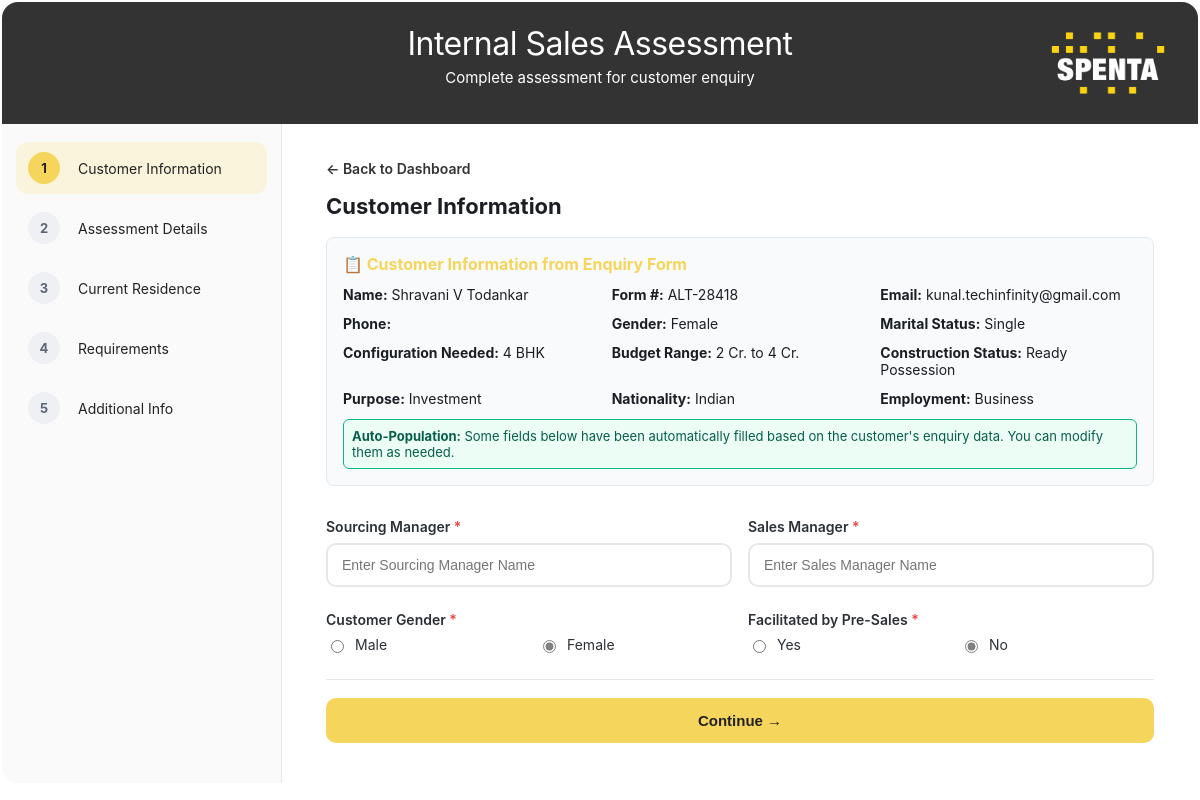
/customer/34/assessment/ (signed in), run on the app's committed database.
### customer_enquiry/models.py (models this page shows, shortened)
class Customer(models.Model):
    NATIONALITY_CHOICES = [
        ('indian', 'Indian'),
        ('nri', 'NRI'),
        ('pio', 'PIO'),
        ('oci', 'OCI'),
    ]
    EMPLOYMENT_CHOICES = [
        ('salaried', 'Salaried'),
        ('business', 'Business'),
        ('professional', 'Professional'),
        ('retired', 'Retired'),
        ('homemaker', 'Homemaker'),
        ('other', 'Other'),  # NEW OPTION ADDED
    ]
    SEX_CHOICES = [
        ('male', 'Male'),
        ('female', 'Female'),
        ('other', 'Other'),
    ]
    MARITAL_STATUS_CHOICES = [
        ('single', 'Single'),
        ('married', 'Married'),
        ('divorced', 'Divorced'),
        ('widowed', 'Widowed'),
        ('other', 'Other'),
    ]
    CONFIGURATION_CHOICES = [
        ('1bhk', '1 BHK'),
        ('1.5bhk', '1.5 BHK'),
        ('2bhk', '2 BHK'),
        ('2.5bhk', '2.5 BHK'),
        ('3bhk', '3 BHK'),
        ('3.5bhk', '3.5 BHK'),
        ('4bhk', '4 BHK'),
        ('duplex', 'Duplex'),
        ('other_config', 'Other'),
    ]
    BUDGET_CHOICES = [
        ('less_than_1cr', 'Less than 1 Cr.'),
        ('1cr_to_2cr', '1 Cr. to 2 Cr.'),
        ('2cr_to_4cr', '2 Cr. to 4 Cr.'),
        ('4cr_to_6cr', '4 Cr. to 6 Cr.'),
        ('more_than_6cr', 'More than 6 Cr.'),
    ]
    CONSTRUCTION_STATUS_CHOICES = [
        ('under_construction', 'Under Construction (>1 yr)'),
        ('near_completion', 'Near Completion (<1 yr)'),
        ('ready_possession', 'Ready Possession'),
    ]
    PURPOSE_CHOICES = [
        ('personal_use', 'Personal Use'),
        ('investment', 'Investment'),
        ('second_home', 'Second Home'),
        ('gift', 'Gift'),
    ]
    form_number = models.CharField(
        max_length=20,
        unique=True,
        help_text="Auto-generated form number"
    )
    form_date = models.DateField(default=timezone.now)
    first_name = models.CharField(max_length=100)
    middle_name = models.CharField(max_length=100, blank=True)
    last_name = models.CharField(max_length=100)
    email = models.EmailField(validators=[EmailValidator()])
    phone_number = models.CharField(
        max_length=10,
        validators=[RegexValidator(
            regex=r'^\d{10}$',
            message='Phone number must be 10 digits'
        )],
        blank=True,
        null=True,
        help_text="10-digit phone number"
    )
    sex = models.CharField(
        max_length=10,
        choices=SEX_CHOICES,
        blank=True,
        help_text="Gender/Sex of the customer"
    )
    marital_status = models.CharField(
        max_length=15,
        choices=MARITAL_STATUS_CHOICES,
        blank=True,
        help_text="Marital status of the customer"
    )
    date_of_birth = models.DateField(blank=True, null=True)
    residential_address = models.TextField(blank=True)
    city = models.CharField(max_length=100)
    locality = models.CharField(max_length=100)
    pincode = models.CharField(
        max_length=6,
        validators=[RegexValidator(
            regex=r'^\d{6}$',
            message='Pincode must be 6 digits'
        )]
    )
    nationality = models.CharField(
        max_length=10,
        choices=NATIONALITY_CHOICES
    )
    employment_type = models.CharField(
        max_length=15,
        choices=EMPLOYMENT_CHOICES
    )
    company_name = models.CharField(max_length=200, blank=True)
    designation = models.CharField(max_length=100, blank=True)
    industry = models.CharField(max_length=100, blank=True)
    configuration = models.CharField(
        max_length=15,  # Increased length to accommodate new options
        choices=CONFIGURATION_CHOICES
    )
    budget = models.CharField(
        max_length=20,  # Increased length for new budget ranges
        choices=BUDGET_CHOICES
    )
    construction_status = models.CharField(
        max_length=20,
        choices=CONSTRUCTION_STATUS_CHOICES
    )
    purpose_of_buying = models.CharField(
        max_length=15,
        choices=PURPOSE_CHOICES
    )
    source_details = models.TextField(
        blank=True,
        help_text="Additional details for Newspaper Ad, Social Media, Exhibition, or Property Portal"
    )
    created_at = models.DateTimeField(auto_now_add=True)
    updated_at = models.DateTimeField(auto_now=True)
    class Meta:
        db_table = 'customers'
        ordering = ['-created_at']
        verbose_name = 'Customer'
        verbose_name_plural = 'Customers'
    def get_full_name(self):
        if self.middle_name:
            return f"{self.first_name} {self.middle_name} {self.last_name}"
        return f"{self.first_name} {self.last_name}"

### customer_enquiry/views.py (the view, shortened to what this page needs)
# urls.py: path('customer/<int:customer_id>/assessment/', views.internal_sales_assessment, name='internal_sales_assessment'),
@login_required
def internal_sales_assessment(request, customer_id):
    customer = get_object_or_404(Customer, pk=customer_id)
    try:
        assessment = customer.sales_assessment
    except InternalSalesAssessment.DoesNotExist:
        assessment = None
    if not assessment:
        assessment = InternalSalesAssessment()
        assessment.customer = customer
        print(f"Auto-populating assessment for customer: {customer.get_full_name()}")
        if customer.sex:
            if customer.sex == 'male':
                assessment.customer_gender = 'male'
            elif customer.sex == 'female':
                assessment.customer_gender = 'female'
            else:
                assessment.customer_gender = 'family'  # Default for other cases
            print(f"Mapped gender: {customer.sex} -> {assessment.customer_gender}")
        if customer.configuration:
            assessment.current_residence_config = customer.configuration
            print(f"Mapped configuration: {customer.configuration}")
        area_description = []
        if customer.configuration:
            area_description.append(f"Looking for {customer.get_configuration_display()}")
        if customer.budget:
            area_description.append(f"Budget: {customer.get_budget_display()}")
        if customer.construction_status:
            area_description.append(f"Status: {customer.get_construction_status_display()}")
        assessment.area_looking = ". ".join(area_description) if area_description else "Customer requirements to be discussed"
        print(f"Generated area_looking: {assessment.area_looking}")
        if customer.nationality == 'indian':
            assessment.ethnicity = 'hindu'  # Default assumption, can be changed by user
        else:
            assessment.ethnicity = 'other'
        print(f"Mapped ethnicity based on nationality {customer.nationality}: {assessment.ethnicity}")
        if customer.marital_status == 'married':
            assessment.family_size = '2'  # Default for married couples
        elif customer.marital_status == 'single':
            assessment.family_size = '1'  # Default for single
        else:
            assessment.family_size = '2'  # Default assumption
        print(f"Mapped family size based on marital status {customer.marital_status}: {assessment.family_size}")
        assessment.lead_classification = 'warm'
        print(f"Set default lead classification: {assessment.lead_classification}")
        print("Auto-population completed")
    context = {
        'customer': customer,
        'assessment': assessment,
    }
    return render(request, 'internal_sales_assessment.html', context)

### customer_enquiry/templates/internal_sales_assessment.html (shortened to what this page needs)
{% load static %}
<!DOCTYPE html>
<html lang="en">
<head>
</head>
<body>
    <div class="card">
        <header class="header">
            <div class="brand-row">
                <div class="header-text">
                    <div class="title">Internal Sales Assessment</div>
                    <div class="subtitle">Complete assessment for customer enquiry</div>
                </div>
            </div>
            <div class="dec">
                <img src="{% static 'media/spenta_white.png' %}" alt="Spenta Logo">
            </div>
        </header>
        <div class="main">
            <aside class="steps">
                <div class="steps-wrap" id="stepList">
                    <div class="step active" data-step="1">
                        <div class="badge">1</div>
                        <div class="label">Customer Information</div>
                    </div>
                    <div class="step" data-step="2">
                        <div class="badge">2</div>
                        <div class="label">Assessment Details</div>
                    </div>
                    <div class="step" data-step="3">
                        <div class="badge">3</div>
                        <div class="label">Current Residence</div>
                    </div>
                    <div class="step" data-step="4">
                        <div class="badge">4</div>
                        <div class="label">Requirements</div>
                    </div>
                    <div class="step" data-step="5">
                        <div class="badge">5</div>
                        <div class="label">Additional Info</div>
                    </div>
                </div>
            </aside>
            <section class="form">
                <a href="{% url 'customer_enquiry:dashboard' %}" class="back-btn">← Back to Dashboard</a>
                <form method="POST" id="internalAssessment" novalidate>
                    <div class="section active" data-step="1">
                        <h3>Customer Information</h3>
                        <div style="background: #f8fafc; border: 1px solid #e2e8f0; border-radius: 8px; padding: 16px; margin-bottom: 24px;">
                            <h4 style="margin: 0 0 12px 0; color: var(--brand); font-size: 16px;">📋 Customer Information from Enquiry Form</h4>
                            <div class="grid cols-3" style="gap: 12px; font-size: 14px;">
                                <div>
                                    <strong>Name:</strong> {{ customer.get_full_name }}
                                </div>
                                <div>
                                    <strong>Form #:</strong> <span class="form-number-display">{{ customer.form_number }}</span>
                                </div>
                                <div>
                                    <strong>Email:</strong> {{ customer.email }}
                                </div>
                                <div>
                                    <strong>Phone:</strong> {{ customer.get_formatted_phone }}
                                </div>
                                <div>
                                    <strong>Gender:</strong> {{ customer.get_sex_display|default:"Not specified" }}
                                </div>
                                <div>
                                    <strong>Marital Status:</strong> {{ customer.get_marital_status_display|default:"Not specified" }}
                                </div>
                                <div>
                                    <strong>Configuration Needed:</strong> {{ customer.get_configuration_display|default:"Not specified" }}
                                </div>
                                <div>
                                    <strong>Budget Range:</strong> {{ customer.get_budget_display|default:"Not specified" }}
                                </div>
                                <div>
                                    <strong>Construction Status:</strong> {{ customer.get_construction_status_display|default:"Not specified" }}
                                </div>
                                <div>
                                    <strong>Purpose:</strong> {{ customer.get_purpose_of_buying_display|default:"Not specified" }}
                                </div>
                                <div>
                                    <strong>Nationality:</strong> {{ customer.get_nationality_display|default:"Not specified" }}
                                </div>
                                <div>
                                    <strong>Employment:</strong> {{ customer.get_employment_type_display|default:"Not specified" }}
                                </div>
                            </div>
                            {% if not assessment.id %}
                            <div style="margin-top: 12px; padding: 8px; background: #ecfdf5; border: 1px solid #10b981; border-radius: 6px; font-size: 13px; color: #065f46;">
                                <strong>Auto-Population:</strong> Some fields below have been automatically filled based on the customer's enquiry data. You can modify them as needed.
                            </div>
                            {% endif %}
                        </div>
                        <div class="grid cols-2">
                            <div>
                                <label for="sourcingManager" class="required">Sourcing Manager</label>
                                <input class="field" type="text" id="sourcingManager" name="sourcing_manager"
                                       value="{{ assessment.sourcing_manager|default:'' }}" placeholder="Enter Sourcing Manager Name" required>
                            </div>
                            <div>
                                <label for="salesManager" class="required">Sales Manager</label>
                                <input class="field" type="text" id="salesManager" name="sales_manager"
                                       value="{{ assessment.sales_manager|default:'' }}" placeholder="Enter Sales Manager Name" required>
                            </div>
                        </div>
                        <div class="grid cols-2" style="margin-top: 16px;">
                            <div>
                                <label class="required">Customer Gender</label>
                                <div class="radio-group cols-2">
                                    <label><input type="radio" name="customer_gender" value="male" {% if customer.sex == 'male' %}checked{% endif %} required> Male</label>
                                    <label><input type="radio" name="customer_gender" value="female" {% if customer.sex == 'female' %}checked{% endif %} required> Female</label>
                                </div>
                            </div>
                            <div>
                                <label class="required">Facilitated by Pre-Sales</label>
                                <div class="radio-group cols-2">
                                    <label><input type="radio" name="facilitated_by_pre_sales" value="true" {% if assessment.facilitated_by_pre_sales %}checked{% endif %} required> Yes</label>
                                    <label><input type="radio" name="facilitated_by_pre_sales" value="false" {% if not assessment.facilitated_by_pre_sales %}checked{% endif %} required> No</label>
                                </div>
                            </div>
                        </div>
                    </div>
                    <div class="actions">
                        <button type="button" class="btn" id="nextBtn">Continue →</button>
                    </div>
                </form>
            </section>
        </div>
    </div>
</body>
</html>

### data on the page
Customer: get_full_name "Shravani V Todankar", email "kunal.techinfinity@gmail.com", sex "Female", marital_status "Single", configuration "4 BHK", budget "2 Cr. to 4 Cr.", construction_status "Ready Possession", purpose_of_buying "Investment", nationality "Indian", employment_type "Business", sex "☐ Male", sex "☑ Female"
